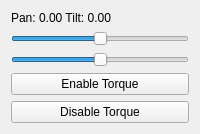
<?xml version="1.0" encoding="UTF-8"?>
<ui version="4.0">
 <class>Form</class>
 <widget class="QWidget" name="Form">
  <layout class="QVBoxLayout" name="verticalLayout">
   <item>
    <widget class="QLabel" name="label_position">
     <property name="text">
      <string>Pan: 0.00 Tilt: 0.00</string>
     </property>
    </widget>
   </item>
   <item>
    <widget class="QSlider" name="slider_pan">
     <property name="orientation">
      <enum>Qt::Horizontal</enum>
     </property>
     <property name="minimum">
      <number>-100</number>
     </property>
     <property name="maximum">
      <number>100</number>
     </property>
    </widget>
   </item>
   <item>
    <widget class="QSlider" name="slider_tilt">
     <property name="orientation">
      <enum>Qt::Horizontal</enum>
     </property>
     <property name="minimum">
      <number>-100</number>
     </property>
     <property name="maximum">
      <number>100</number>
     </property>
    </widget>
   </item>
   <item>
    <widget class="QPushButton" name="button_enable">
     <property name="text">
      <string>Enable Torque</string>
     </property>
    </widget>
   </item>
   <item>
    <widget class="QPushButton" name="button_disable">
     <property name="text">
      <string>Disable Torque</string>
     </property>
    </widget>
   </item>
  </layout>
 </widget>
 <resources/>
 <connections/>
</ui>
